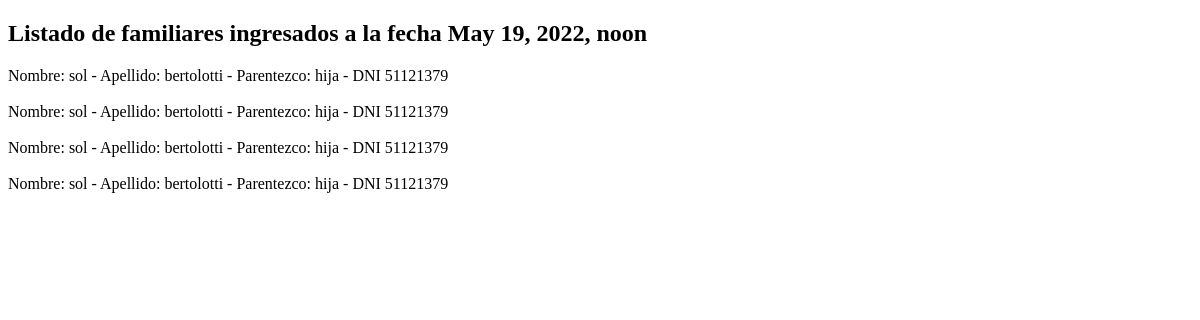
The app's page /mostrar_familiares/, older data.
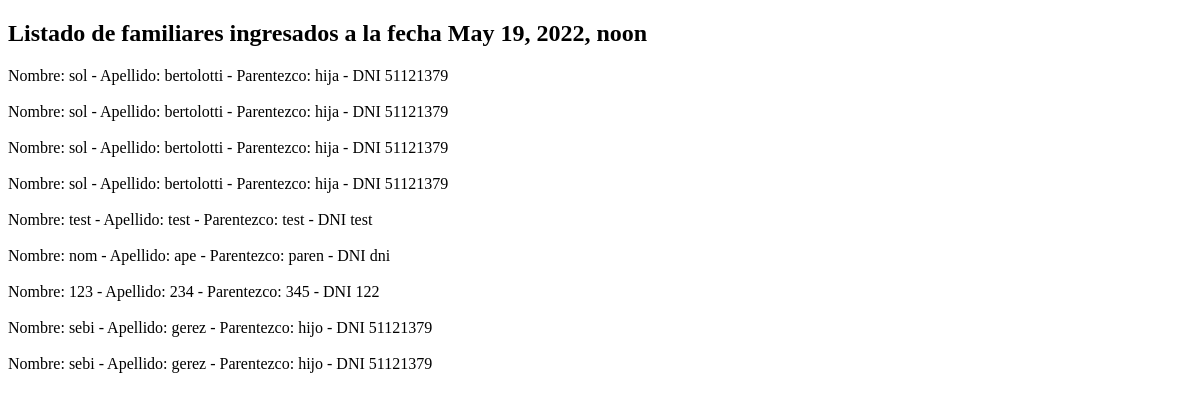
The same page, newer data.
### mvt_familiares/models.py (models this page shows)
class Familiar(models.Model):
    nombre = models.CharField(max_length=30)
    apellido = models.CharField(max_length=30)
    parentezco = models.CharField(max_length=25)
    dni = models.IntegerField()

### tp_django/views.py (the view)
# urls.py: path('mostrar_familiares/', mostrar_familiares),
def mostrar_familiares(self):
    template = loader.get_template('template_listado.html')
    familiar = Familiar.objects.all()
    fecha = datetime.now()
    context_dict = {'familiares': familiar, 'fecha': fecha}
    render = template.render(context_dict)
    return HttpResponse(render)

### tp_django/templates/template_listado.html (shortened to what this page needs)
<!doctype html>
<html lang="en">
<head>
</head>
<body>
    <h2>Listado de familiares ingresados a la fecha {{fecha}}</h2>
    {% for f in familiares %}
        <l1>Nombre: {{f.nombre}} - Apellido: {{f.apellido}} - Parentezco: {{f.parentezco}} - DNI {{f.dni}}</l1>
        <br></br>
    {% endfor %}
</body>
</html>

Row changes from the older to the newer data that the page shows:
added Familiar: nombre "test", apellido "test", parentezco "test", dni "test"
added Familiar: nombre "nom", apellido "ape", parentezco "paren", dni "dni"
added Familiar: nombre "123", apellido "234", parentezco "345", dni "122"
added Familiar: nombre "sebi", apellido "gerez", parentezco "hijo", dni "51121379"
added Familiar: nombre "sebi", apellido "gerez", parentezco "hijo", dni "51121379"
